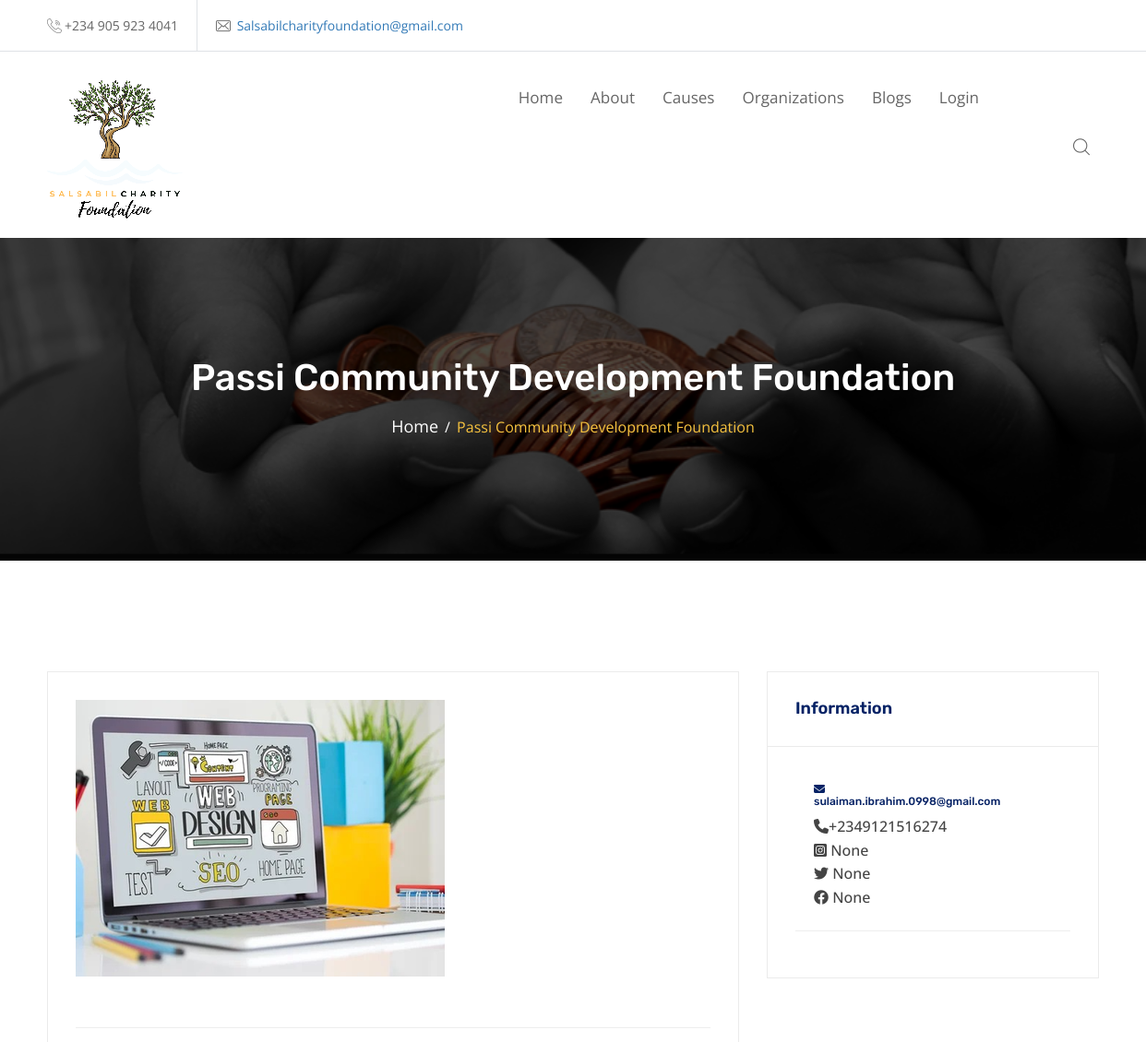
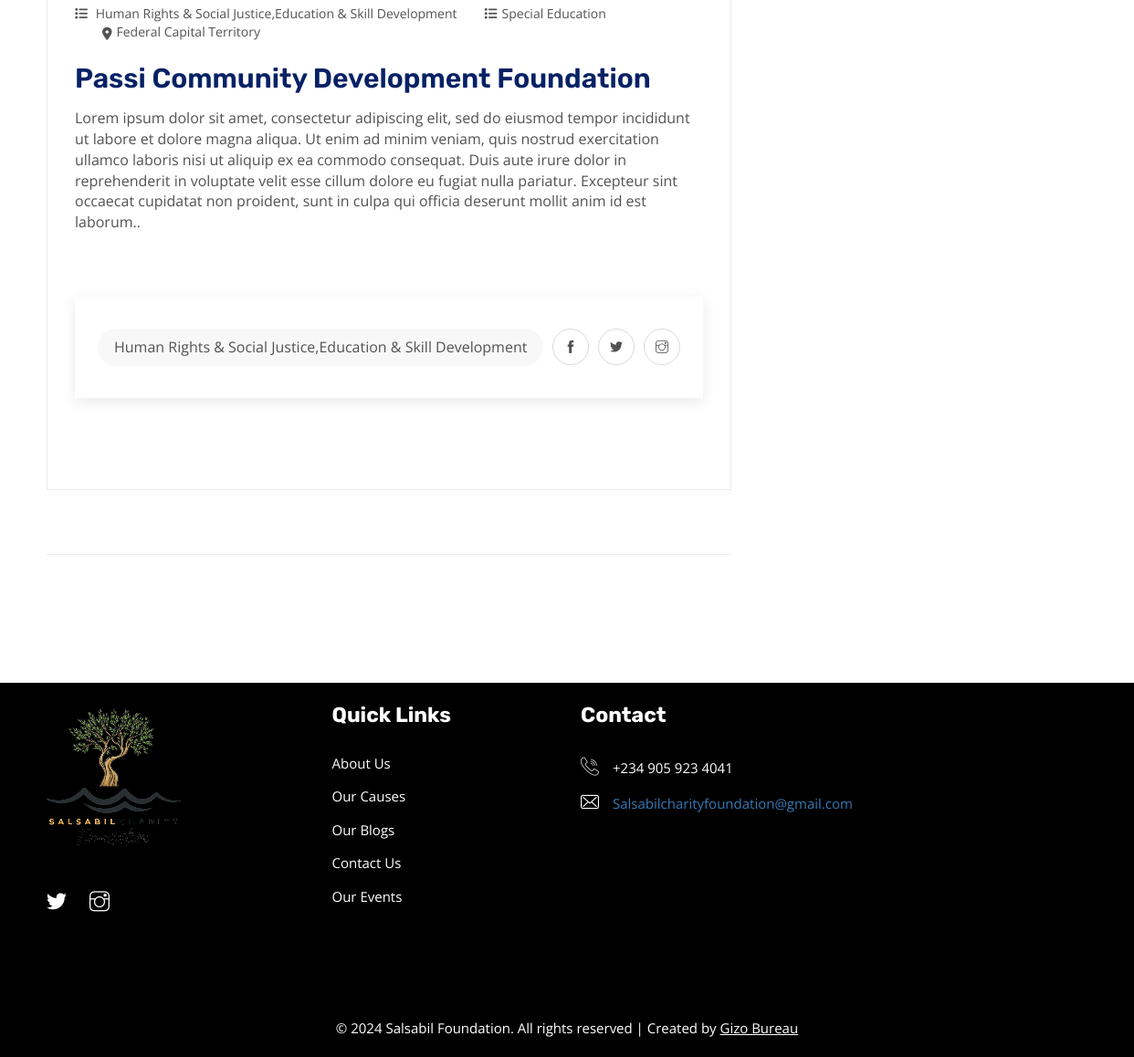
The page /organization-detail/passi2 on the database its author committed (2 pictures, top to bottom).
### charity/models.py (models this page shows, shortened)
class Profile(models.Model):
    user = models.ForeignKey(User, on_delete=models.CASCADE)
    sub_account_ID = models.CharField(max_length=50, blank=True, null=True)
    organization_name = models.CharField(max_length=100)
    email = models.EmailField( max_length=254)
    phone_number = PhoneNumberField()
    state = models.CharField(max_length=40)
    city = models.CharField(max_length=20)
    description = models.TextField()
    category = models.TextField()
    sub_category =models.TextField()
    cac_certificate= models.FileField(upload_to='cac', max_length=100)
    scuml= models.FileField(upload_to='scuml', max_length=100)
    cac_number= models.CharField(max_length=50)
    bank_account_name = models.CharField(max_length=200)
    bank_account_number = models.CharField(max_length=10)
    bank = models.CharField(max_length=100)
    organization_image = ResizedImageField(size=[400, 300], quality=100, crop=['middle', 'center'], upload_to='profiles')
    instagram = models.URLField( max_length=200, blank=True, null=True)
    twitter = models.URLField( max_length=200, blank=True, null=True)
    facebook = models.URLField( max_length=200, blank=True, null=True)

### charity/views.py (the view)
# urls.py: path('organization-detail/<user>', views.organization_detail, name="organization-detail"),
def organization_detail(request, user):
    organization = Profile.objects.get(user__username=user)
    context = {'organization': organization}
    return render(request, "organization_detail.html", context)

### templates/organization_detail.html (shortened to what this page needs)
{% extends "base.html" %}
{% block content %}
{% include "header.html" %}
        <div class="wpo-breadcumb-area">
            <div class="container">
                <div class="row">
                    <div class="col-12">
                        <div class="wpo-breadcumb-wrap">
                            <h2>{{organization.organization_name|title}}</h2>
                            <ul>
                                <li><a href="{% url 'home' %}">Home</a></li>
                                <li><span>{{organization.organization_name|title}}</span></li>
                            </ul>
                        </div>
                    </div>
                </div>
            </div>
        </div>
        <section class="wpo-blog-single-section section-padding">
            <div class="container">
                <div class="row">
                    <div class="col col-md-8">
                        <div class="wpo-wpo-blog-content ">
                            <div class="post format-gallery">
                                <img src="{{organization.organization_image.url}}" class="img-fluid" alt="...">
                                <ul class="entry-meta"><hr>
                                    <li><a href="#"><i class="fa-solid fa-list"></i> {{organization.category}}</a></li>
                                    <li><a href="#"><i class="fa-solid fa-list"></i>{{organization.sub_category}}</a></li>
                                    <li>
                                        <i class="fa-solid fa-location-dot"></i>{{organization.state}}
                                    </li>
                                </ul>
                                <h2>{{organization.organization_name|title}}</h2>
                                {{organization.description}}
                            </div>
                            <div class="tag-share clearfix">
                                <div class="tag">
                                    <ul>
                                        <li><a href="#">{{organization.category}}</a></li>
                                    </ul>
                                </div>
                                <div class="share">
                                    <ul>
                                        <li><a href="https://www.facebook.com/sharer/sharer.php?u={{ request.build_absolute_uri }}" target="_blank"><i class="ti-facebook"></i></a></li>
                                        <li><a href="https://twitter.com/intent/tweet?url={{ request.build_absolute_uri }}&text={{ blog.title }}" target="_blank"><i class="ti-twitter-alt"></i></a></li>
                                        <li><a href="https://www.instagram.com/?url={{ request.build_absolute_uri }}" target="_blank"><i class="ti-instagram"></i></a></li>
                                    </ul>
                                </div>
                            </div>
                        </div>
                         <div class="comment-respond">
                    <hr>
                        </div>
                    </div>
                    <div class="col col-md-4">
                        <div class="wpo-blog-sidebar">
                            <div class="widget recent-post-widget">
                                <h3>Information</h3>
                                <div class="posts">
                                    <div class="post">
                                        <div class="details">
                                            <h6><i class="fa-solid fa-envelope"></i>{{organization.email}}</h6>
                                            <h4><i class="fa-solid fa-phone"></i>{{organization.phone_number}}</h4>
                                            <h4><i class="fa-brands fa-square-instagram"></i> {{organization.instagram}}</h4>
                                            <h4><i class="fa-brands fa-twitter"></i> {{organization.twitter}}</h4>
                                            <h4><i class="fa-brands fa-facebook"></i> {{organization.facebook}}</h4>
                                        </div>
                                    </div>
                                </div>
                                <hr>
                            </div>
                        </div>
                    </div>
                </div>
            </div>
        </section>
        <div class="wpo-ne-footer">
{% endblock content %}

### rows shown on the page
Profile: organization_name "Passi Community Development Foundation", organization_image (picture), category "Human Rights & Social Justice,Education & Skill Development", sub_category "Special Education", state "Federal Capital Territory", description "Lorem ipsum dolor sit amet, consectetur adipiscing elit, sed do eiusmod tempor incididunt ut labore et dolore magna aliqua. Ut enim ad minim veniam, quis nostrud exercitation ullamco laboris nisi ut aliquip ex ea commodo consequat. Duis aute irure dolor in reprehenderit in voluptate velit esse cillum dolore eu fugiat nulla pariatur. Excepteur sint occaecat cupidatat non proident, sunt in culpa qui officia deserunt mollit anim id est laborum..", email "sulaiman.ibrahim.0998@gmail.com", phone_number "+2349121516274", instagram "None", twitter "None", facebook "None"
